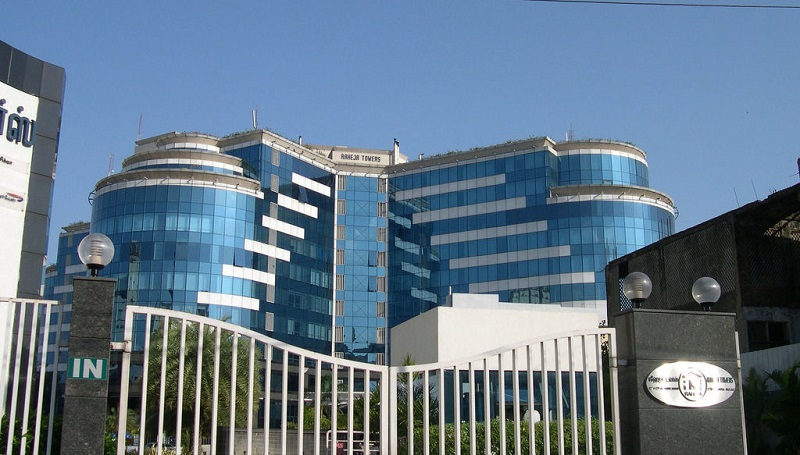
#> input picture PA1/Q5/6.jpg, 800 x 455 px
$ python Q5.py
#> lines starting #> are read from the running program, lines starting #| are printed output that depends on the picture; long printed decimals are rounded


import numpy as np
import matplotlib.pyplot as plt
from PIL import Image

class PCA():
    def __init__(self,percentage,rand=False,save=True,graph=False):
        self.im,self.bw_pix,self.centralized = self.preprocessing()
        self.eval, self.evec = self.Get_Eigenvalues()
        self.norms = []
        for p in percentage:
            self.norms.append(self.Reconstruct(p,rand,save))
        if graph:
            plt.plot(percentage,self.norms)
            #plt.semilogx(percentage,self.norms)
            plt.title('Reconstruction Error vs percentage of principal components')
            plt.xlabel('percentage of principal components')
            plt.ylabel('Reconstruction Error')
            plt.show()

    def preprocessing(self):
        im = Image.open('6.jpg')
#> im is the input picture: PIL image 800x455 RGB; mean R, G, B 99.7, 120.4, 138.8
        #im.show()
        pix = np.array(im)
        bw_pix = np.mean(pix,axis=-1)
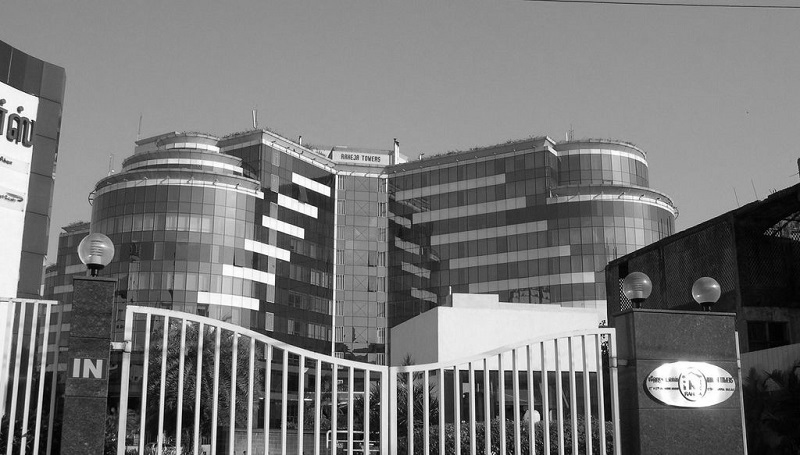
#> bw_pix: shape (455, 800) float64; min 0, max 255, mean 119.6
        self.mean =  np.mean(bw_pix,axis=0)
#> self.mean = 800 values, max 184.7 at index 0, min 69.17 at index 799, mean 119.6
        centralized = bw_pix - self.mean
        bw_img = Image.fromarray(bw_pix)
        bw_img = bw_img.convert('RGB')
#> bw_img: PIL image 800x455 RGB
        bw_img.save("6_bw.jpg")
        return im, bw_pix, centralized


    def Get_Eigenvalues(self):
        covar = np.cov(self.centralized)
        w,v = np.linalg.eig(covar)
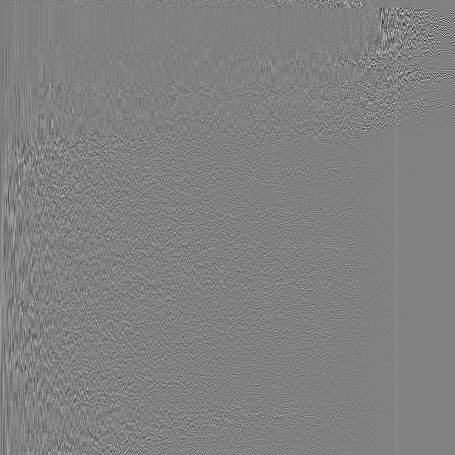
#> v: shape (455, 455) float64; min -0.481, max 0.468, mean 0.000103; drawn with min black and max white
#> w = 455 values, max 259456.9 at index 0, min -1.47e-13 at index 396, mean 2498.6
        idx = w.argsort()[::-1]
#> idx = 455 values, max 454 at index 439, min 0 at index 0, mean 227
        w = w[idx]
#> w = 455 values, max 259456.9 at index 0, min -1.47e-13 at index 454, mean 2498.6
        v = v[:,idx]
        return w,v


    def Reconstruct(self,p,rand,save):
        r = ''
        if rand==True:
            np.random.shuffle(self.evec)
            r = 'rand'
        vec = self.evec[:,0:int(p*len(self.eval))]


        fin_data = vec.T@self.centralized
        img_rec = vec@fin_data+self.mean
        F_N = np.linalg.norm(img_rec - self.bw_pix)

        if save:
            err_img = Image.fromarray(img_rec-self.bw_pix)
            err_img = err_img.convert('RGB')
            err_img.save("Error{}{}.jpg".format(r,int(p*100)))

            fi_img = Image.fromarray(img_rec)
            fi_img = fi_img.convert('RGB')
            fi_img.save("Final{}{}.jpg".format(r,int(p*100)))

            print(
                "Error with top {}% principal components : {}".format(100*p,F_N))
        return(F_N)


if __name__ == '__main__':
    p1 = PCA([0.1,0.25,0.5,1])
#> in __init__, `self.eval, self.evec = self.Get_Eigenvalues()`: self.eval has the same summary as w in Get_Eigenvalues
#> the loop in __init__, `for p in percentage:` made 4 passes
#> F_N in Reconstruct on passes 1 to 4: 7170.3, 3927.3, 1812, 2e-08
#| Error with top 10.0% principal components : 7170.268
#| Error with top 25.0% principal components : 3927.324
#| Error with top 50.0% principal components : 1811.957
#| Error with top 100% principal components : 1.999108853835903e-08
#> pass 1, in Reconstruct, `err_img = Image.fromarray(img_rec-self.bw_pix)`:
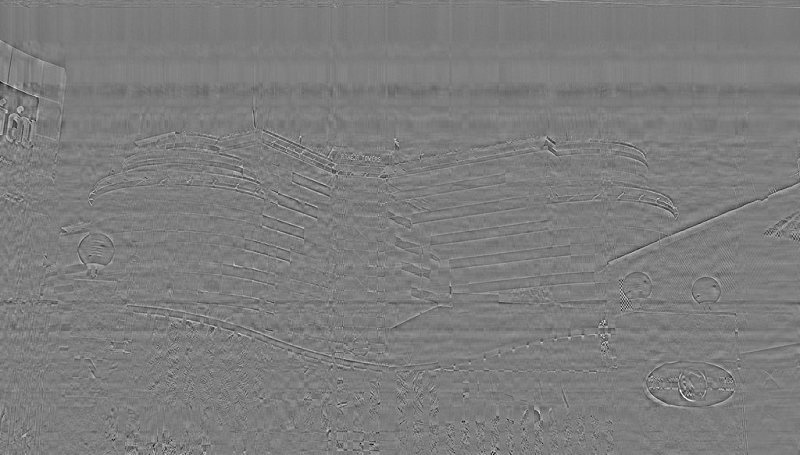
#> err_img: PIL image 800x455 F; min -148.8, max 153.9, mean 0; drawn with min black and max white
#> after the loop in __init__, `for p in percentage:`: self.norms = [7170.3, 3927.3, 1812, 2e-08]
    p2 = PCA([0.1,0.25,0.5,1],rand=True)
#> the loop in __init__ (call 2), `for p in percentage:` made 4 passes
#> F_N in Reconstruct on passes 1 to 4: 31710.3, 28807.6, 23229.4, 2.05e-06
#| Error with top 10.0% principal components : 31710.273
#| Error with top 25.0% principal components : 28807.634
#| Error with top 50.0% principal components : 23229.431
#| Error with top 100% principal components : 2.05143745324539e-06
#> pass 1, in Reconstruct (call 5), `img_rec = vec@fin_data+self.mean`:
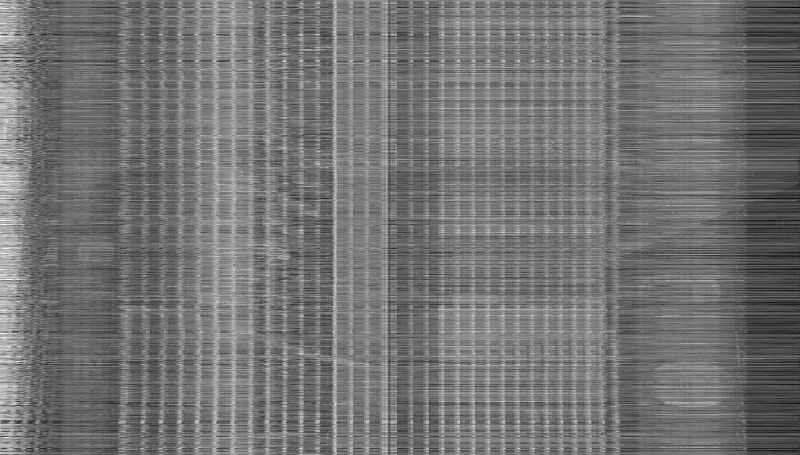
#> img_rec: shape (455, 800) float64; min -0.474, max 264.1, mean 119.6; drawn with min black and max white
#> pass 1, in Reconstruct (call 5), `err_img = Image.fromarray(img_rec-self.bw_pix)`:
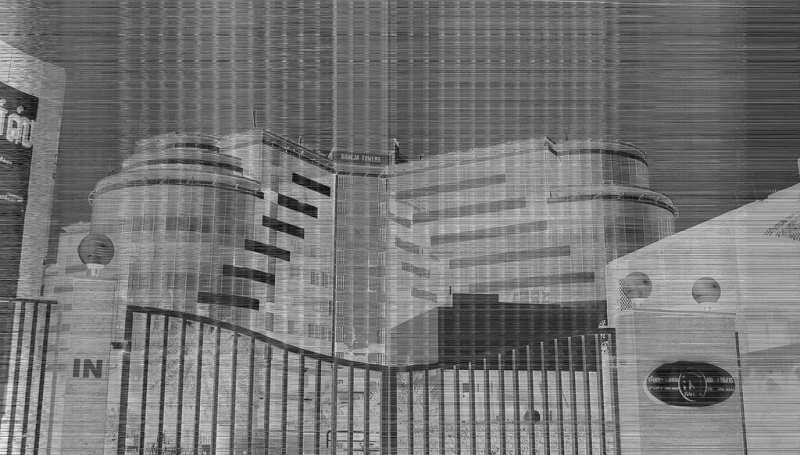
#> err_img: PIL image 800x455 F; min -181.3, max 213, mean 0; drawn with min black and max white
    p3 = PCA(np.arange(0.05,1,0.01),rand=False,save=False,graph=True)
#> call 3 of __init__, with percentage = array of shape (95,), rand = False, save = False, graph = True
#> the loop in __init__ (call 3), `for p in percentage:` made 95 passes
#> F_N in Reconstruct on passes 1 to 12: 10435.9, 9358.5, 8688.3, 8054, 7631.8, 7170.3, 6776.3, 6477.2, 6150.4, 5868.7, 5619.4, 5423.3
#> pass 1, in Reconstruct (call 9), `img_rec = vec@fin_data+self.mean`:
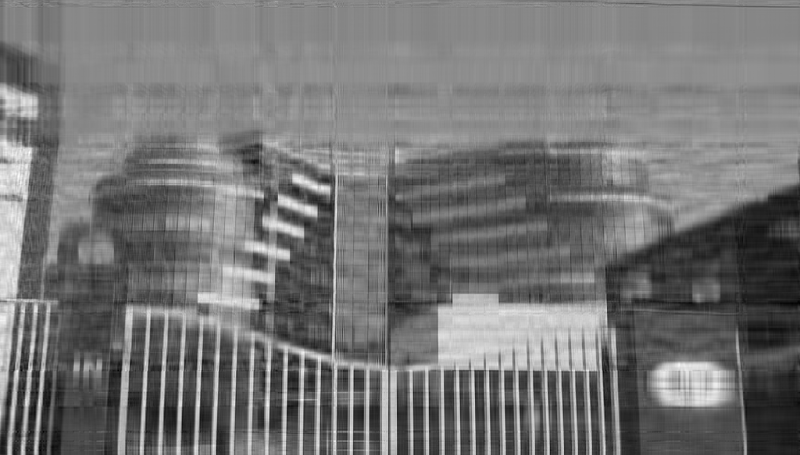
#> img_rec: shape (455, 800) float64; min -33.67, max 299.6, mean 119.6; drawn with min black and max white
#> after the loop in __init__ (call 3), `for p in percentage:`: self.norms = 95 values, max 10435.9 at index 0, min 11.21 at index 94, mean 2419.2
#> in __init__ (call 3), `plt.show()`:
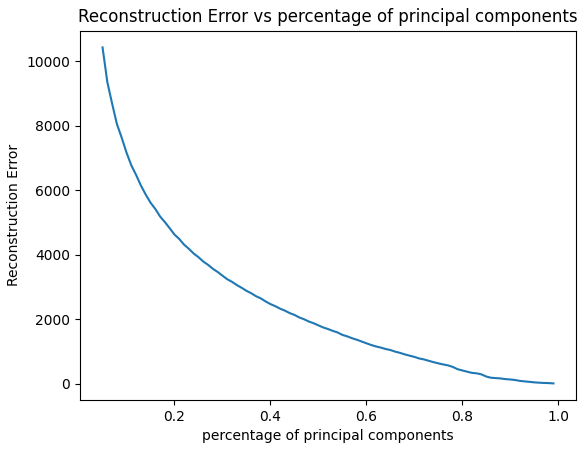
#> figure drawn by matplotlib, 1 panel; curve peaks at x = 0.05, y = 10435.9
